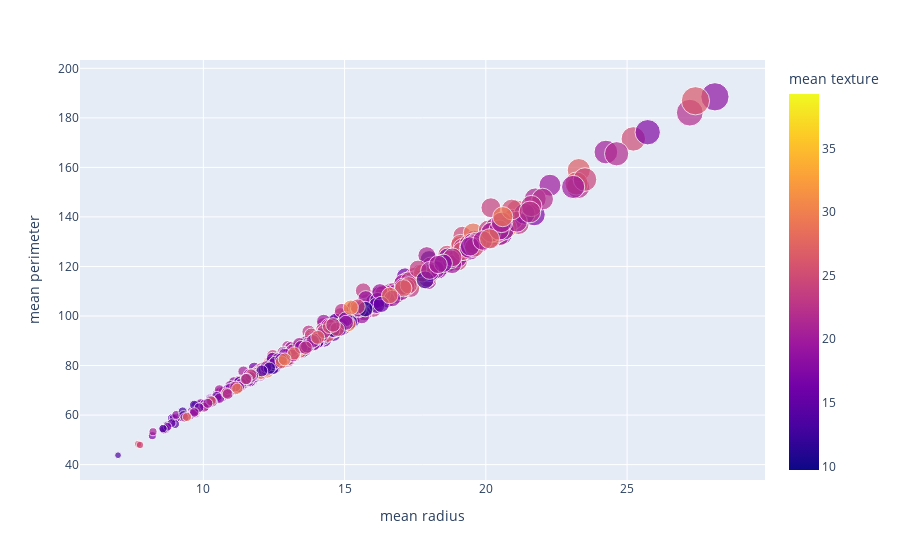

The notebook cell saved with this chart:
### Code cell
fig = px.scatter(df_cancer, x = 'mean radius', y='mean perimeter',
                 size='mean area', color = 'mean texture')
fig.show()

### Figure 1 — Plotly figure (JSON) as saved in the notebook; plotly's stock layout.template omitted (floating-point values rounded to 4 significant figures; data arrays with more than 128 entries replaced by an {"elided": "..."} marker saying what was removed)
{"data": [{"hovertemplate": "mean radius=%{x}<br>mean perimeter=%{y}<br>mean area=%{marker.size}<br>mean texture=%{marker.color}<extra></extra>", "legendgroup": "", "marker": {"color": {"elided": "569 float values"}, "coloraxis": "coloraxis", "size": {"elided": "569 float values"}, "sizemode": "area", "sizeref": 6.253, "symbol": "circle"}, "mode": "markers", "name": "", "orientation": "v", "showlegend": false, "type": "scatter", "x": {"elided": "569 float values"}, "xaxis": "x", "y": {"elided": "569 float values"}, "yaxis": "y"}], "layout": {"autosize": true, "coloraxis": {"colorbar": {"title": {"text": "mean texture"}}, "colorscale": [[0, "#0d0887"], [0.1111, "#46039f"], [0.2222, "#7201a8"], [0.3333, "#9c179e"], [0.4444, "#bd3786"], [0.5556, "#d8576b"], [0.6667, "#ed7953"], [0.7778, "#fb9f3a"], [0.8889, "#fdca26"], [1, "#f0f921"]]}, "legend": {"itemsizing": "constant", "tracegroupgap": 0}, "margin": {"t": 60}, "xaxis": {"anchor": "y", "autorange": true, "domain": [0, 1], "range": [5.603, 29.99], "title": {"text": "mean radius"}, "type": "linear"}, "yaxis": {"anchor": "x", "autorange": true, "domain": [0, 1], "range": [31.8, 210.2], "title": {"text": "mean perimeter"}, "type": "linear"}}}
